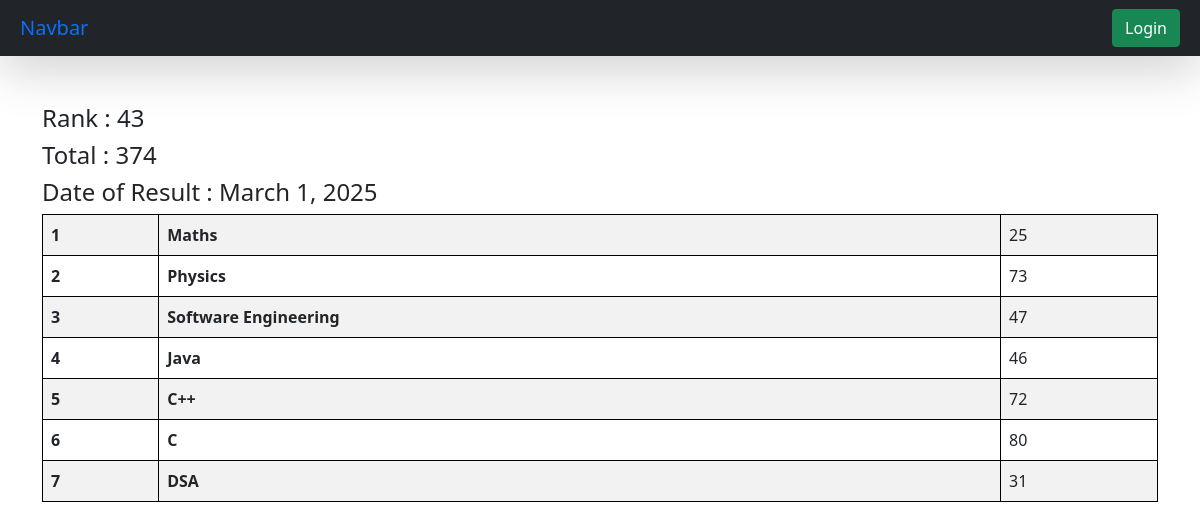
Screenshot of /check_marks/STU-0150 with the database file from the repository.
### ReportCard/models.py (models this page shows, shortened)
class SubjectMarks(models.Model):
  student = models.ForeignKey(Student , related_name="studentmarks" , on_delete=models.CASCADE)
  subject = models.ForeignKey(Subject , on_delete=models.CASCADE )
  marks = models.IntegerField()
  class Meta:
    unique_together = ['student' , 'subject']

class Student(models.Model):
  department = models.ForeignKey(Department , related_name="depart" , on_delete=models.CASCADE )
  student_id = models.OneToOneField(StudentID , related_name="studentid" , on_delete=models.CASCADE)
  student_name = models.CharField(max_length=100)
  student_email = models.EmailField(unique=True)
  student_age = models.IntegerField(default=18)
  student_address = models.TextField()
  class Meta:
    ordering = ['student_name']
    verbose_name = "student"

class ReportCard(models.Model):
  student = models.ForeignKey(Student , related_name="studentreportcard" , on_delete=models.CASCADE)
  student_rank = models.IntegerField()
  date_of_report_card_generation = models.DateField(auto_now_add= True)
  class Meta:
    unique_together = ['student_rank' ,'date_of_report_card_generation' ]

class Subject(models.Model):
  subject_name = models.CharField(max_length=100)

### ReportCard/views.py (the view)
# urls.py: path('check_marks/<student_id>' , see_marks , name = "see_marks"),
def see_marks(request , student_id):
  queryset = SubjectMarks.objects.filter(student__student_id__student_id = student_id)
  total_marks = queryset.aggregate(total_marks = Sum('marks'))
  return render(request , 'see_marks.html' , {'queryset' : queryset , 'total_marks' : total_marks})

### ReportCard/templates/see_marks.html
{% extends "base.html" %}
{% block start %}
<div class="container mt-5">
  <h4>Rank : {{queryset.first.student.studentreportcard.first.student_rank}} </h4>
  <h4>Total : {{total_marks.total_marks}} </h4>
  <h4>Date of Result : {{queryset.first.student.studentreportcard.first.date_of_report_card_generation}} </h4>
  <table class="table table-striped">
    <tbody>
      {% for marks in queryset %}
      <tr>
        <th scope="row">{{forloop.counter}}</th>
        <td>
            <b>{{marks.subject.subject_name}}</b>
          </td>
        <td>{{marks.marks}}</td>
      </tr>
      {% endfor%}
    </tbody>
  </table>
</div>
{% endblock %}

### ReportCard/templates/base.html (style rules this page uses)
table, th , td { border: 1px solid black; }

### rows the page displays
SubjectMarks: first.student.studentreportcard.first.student_rank "43", first.student.studentreportcard.first.date_of_report_card_generation "March 1, 2025", subject.subject_name "Maths", marks "25"
SubjectMarks: subject.subject_name "Physics", marks "73"
SubjectMarks: subject.subject_name "Software Engineering", marks "47"
SubjectMarks: subject.subject_name "Java", marks "46"
SubjectMarks: subject.subject_name "C++", marks "72"
SubjectMarks: subject.subject_name "C", marks "80"
SubjectMarks: subject.subject_name "DSA", marks "31"

### other values shown
{{ total_marks.total_marks }} "374"
